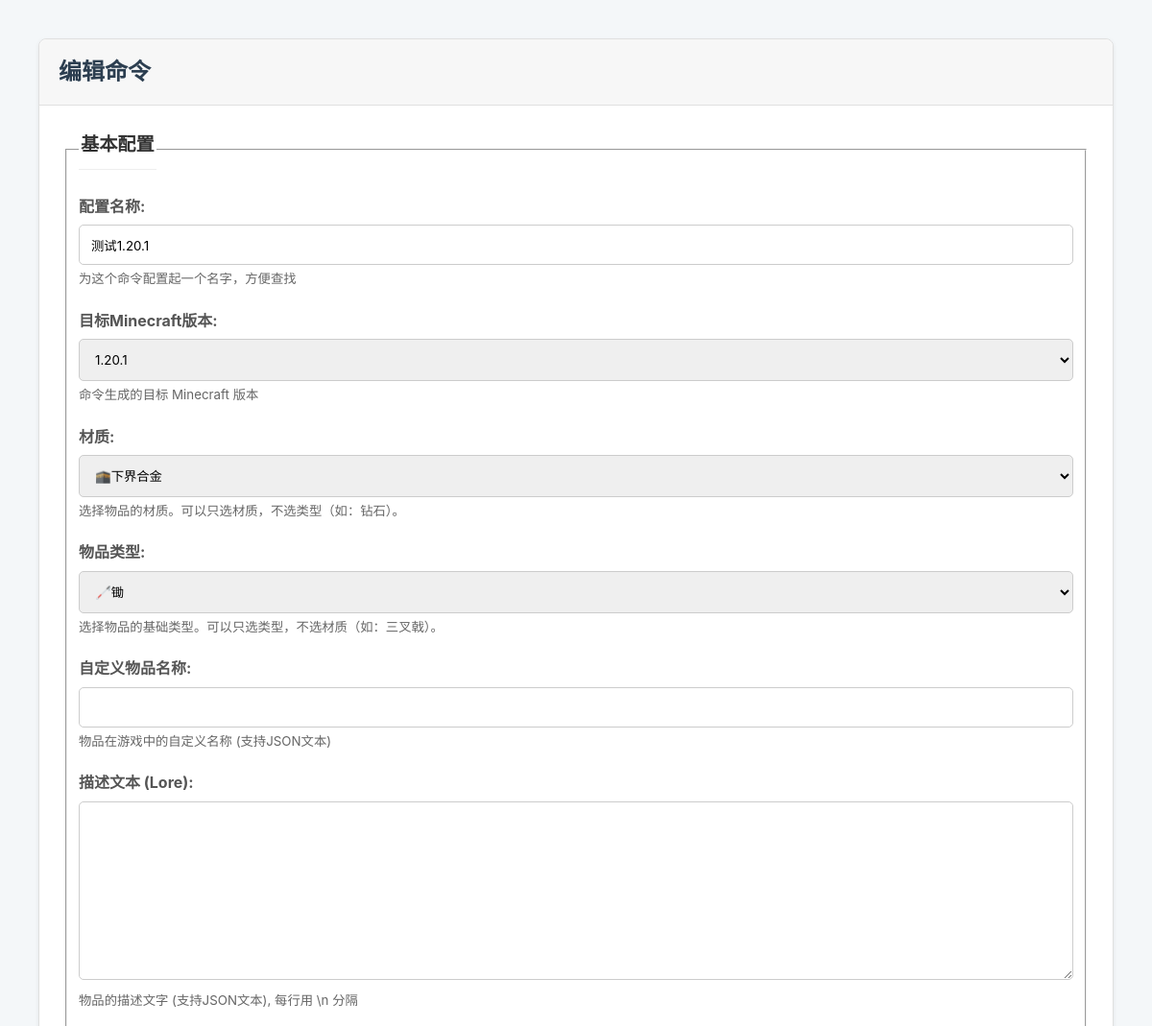
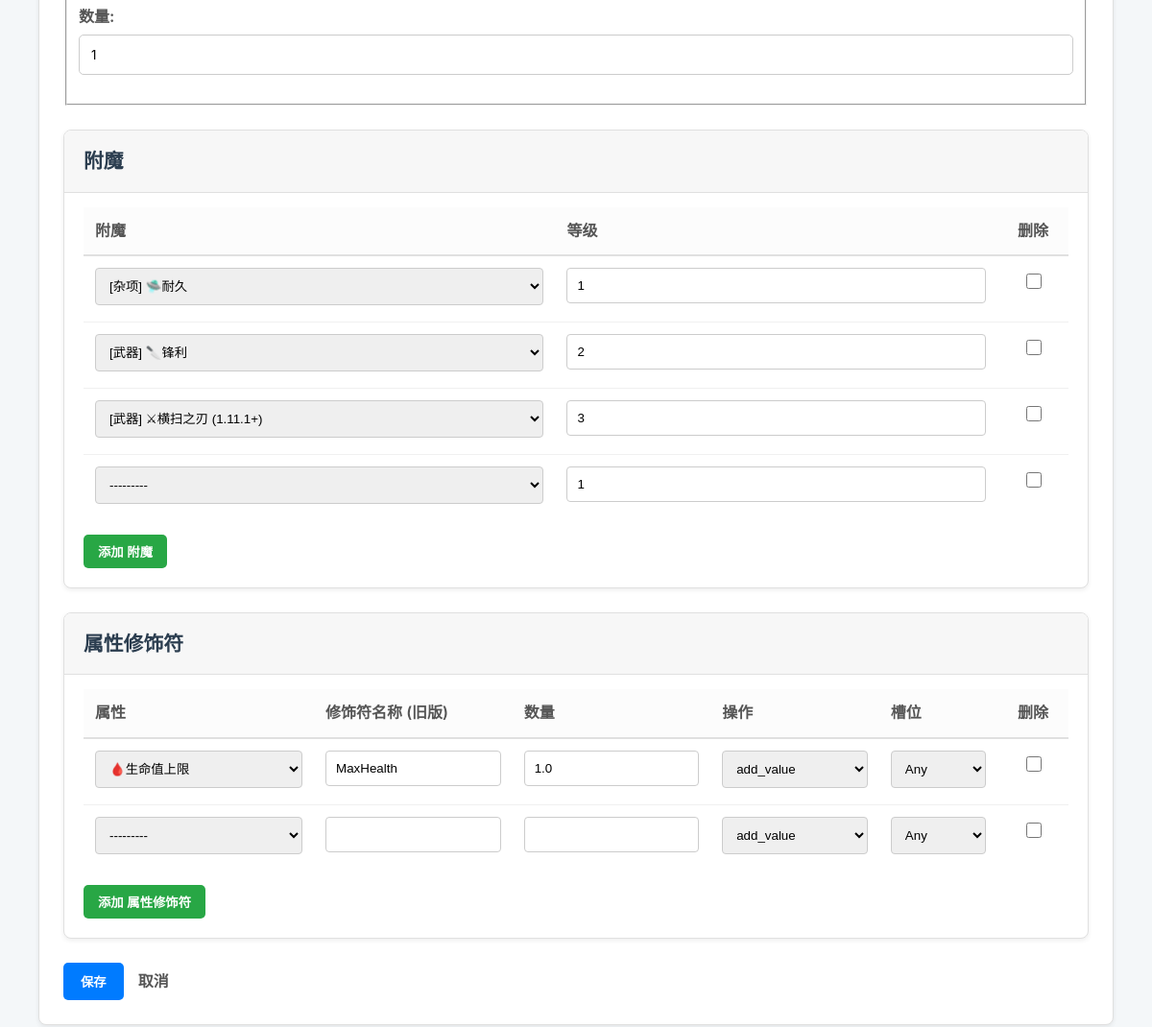
/MC_command/7/edit/ (signed in), run on an earlier commit of the app's database (2 pictures, top to bottom).
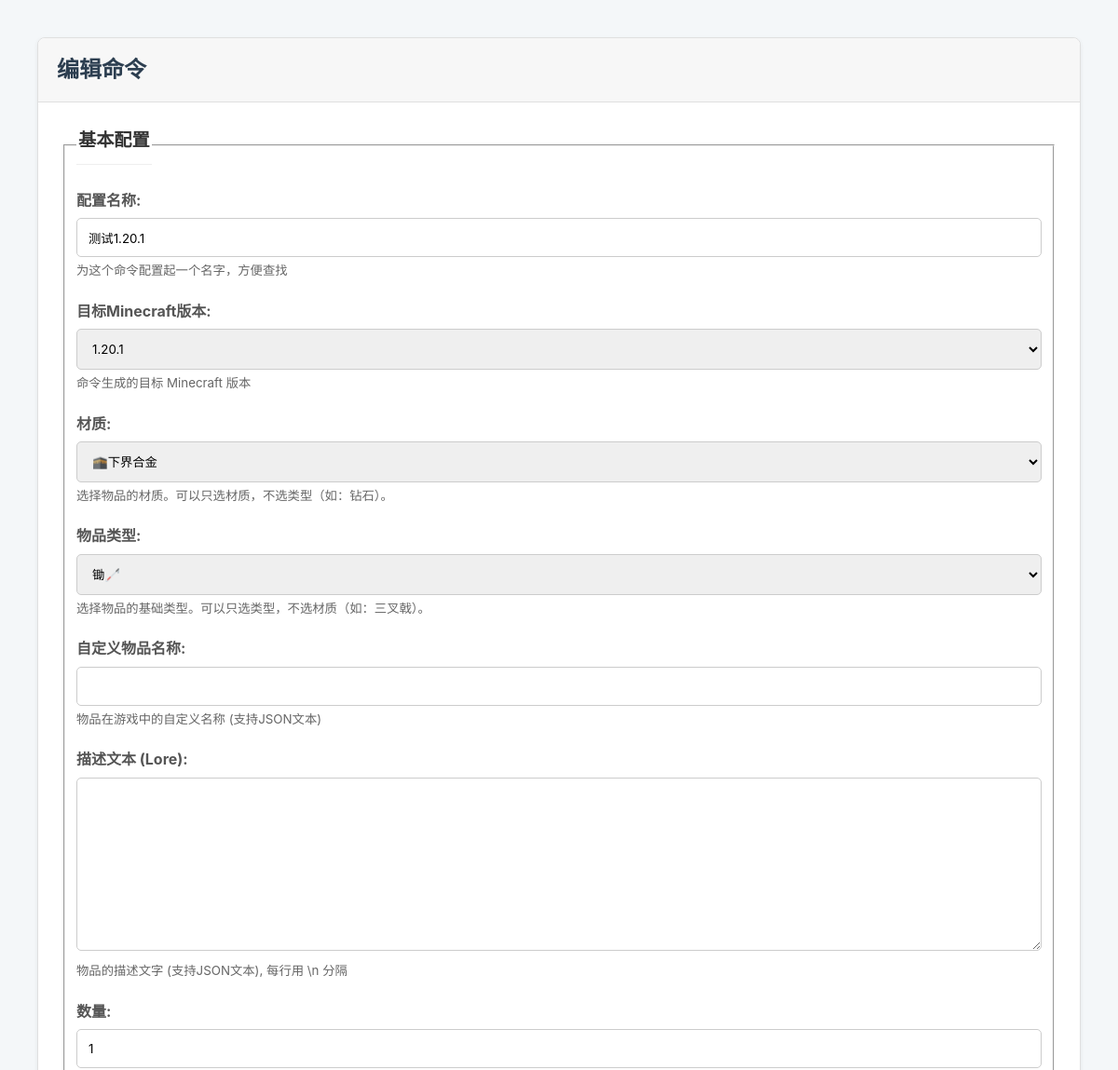
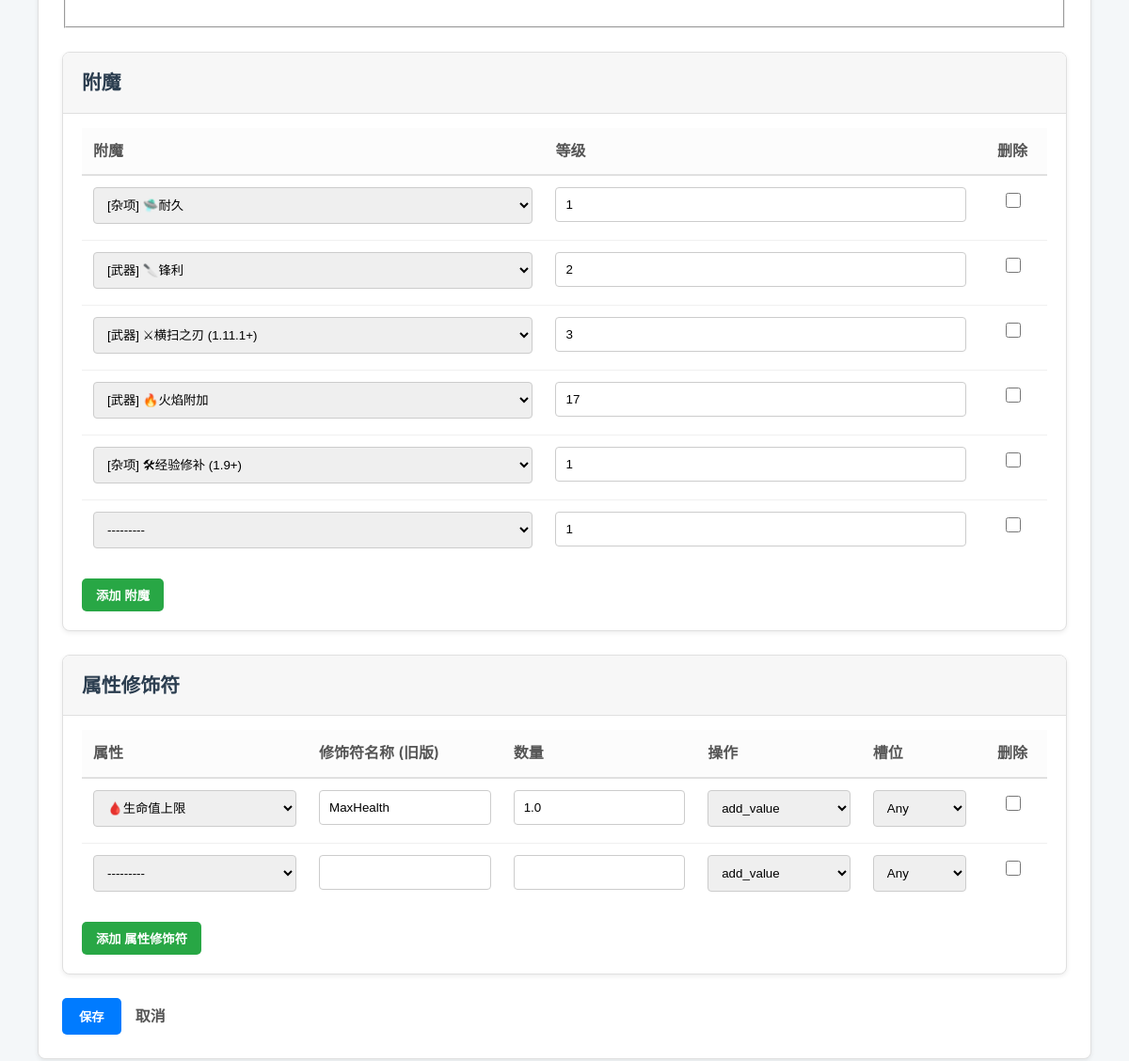
And on a later commit of the database (2 pictures, top to bottom).
### MC_command/models.py (models this page shows, shortened)
class GeneratedCommand(models.Model):
    user = models.ForeignKey(User, on_delete=models.CASCADE, related_name="commands")
    title = models.CharField(max_length=100, help_text="为这个命令配置起一个名字，方便查找")
    target_version = models.ForeignKey(MinecraftVersion, on_delete=models.PROTECT, help_text="命令生成的目标 Minecraft 版本")
    material = models.ForeignKey(Material, on_delete=models.PROTECT, null=True, blank=True, help_text="物品的材质")
    item_type = models.ForeignKey(ItemType, on_delete=models.PROTECT, null=True, blank=True, help_text="物品的基础类型")
    custom_name = models.CharField(max_length=255, blank=True, null=True, help_text="物品在游戏中的自定义名称 (支持JSON文本)")
    lore = models.TextField(blank=True, null=True, help_text="物品的描述文字 (支持JSON文本), 每行用 \\n 分隔")
    count = models.PositiveIntegerField(default=1)
    created_at = models.DateTimeField(auto_now_add=True)
    updated_at = models.DateTimeField(auto_now=True)
    class Meta:
        verbose_name = "物品配置"
        verbose_name_plural = "<0>完整物品配置"

### MC_command/views.py (the view)
# urls.py: path("<int:command_id>/edit/", views.edit, name="edit"),
@login_required
def edit(request, command_id):
    command_obj = get_object_or_404(GeneratedCommand, pk=command_id, user=request.user)
    FormSetClasses = {
        prefix: inlineformset_factory(GeneratedCommand, config['model'], form=config['form'], extra=1, can_delete=True, min_num=0)
        for prefix, config in COMPONENT_REGISTRY.items()
    }
    if request.method == 'POST':
        form = GeneratedCommandForm(request.POST, instance=command_obj)
        formsets = {prefix: FormSetClasses[prefix](request.POST, instance=command_obj, prefix=prefix) for prefix in COMPONENT_REGISTRY.keys()}
        if form.is_valid() and all(fs.is_valid() for fs in formsets.values()):
            try:
                with transaction.atomic():
                    form.save()
                    for formset in formsets.values():
                        formset.save()
                    return redirect(reverse('MC_command:detail', args=[command_obj.id]))
            except forms.ValidationError:
                pass
    else:
        form = GeneratedCommandForm(instance=command_obj)
        formsets = {prefix: FormSetClasses[prefix](instance=command_obj, prefix=prefix) for prefix in COMPONENT_REGISTRY.keys()}
    version_data = {v.pk: v.ordering_id for v in MinecraftVersion.objects.all()}
    item_type_data = {it.pk: {'type': it.function_type} for it in ItemType.objects.all()}
    component_data = {
        prefix: {'formset': formsets[prefix], 'verbose_name': config['verbose_name'], 'supported_types': json.dumps(config['supported_function_types'])}
        for prefix, config in COMPONENT_REGISTRY.items()
    }
    context = {
        'form': form,
        'component_data': component_data,
        'command': command_obj,
        'form_title': '编辑命令',
        'version_data_json': json.dumps(version_data),
        'item_type_data_json': json.dumps(item_type_data),
    }
    return render(request, 'MC_command/command_form.html', context)

### MC_command/forms.py (shortened to what this page needs)
class GeneratedCommandForm(forms.ModelForm):
    material = forms.ModelChoiceField(
        queryset=Material.objects.all(),
        required=False, # 允许为空
        label="材质",
        help_text="选择物品的材质。可以只选材质，不选类型（如：钻石）。"
    )
    item_type = forms.ModelChoiceField(
        queryset=ItemType.objects.all(),
        required=False, # 允许为空
        label="物品类型",
        help_text="选择物品的基础类型。可以只选类型，不选材质（如：三叉戟）。"
    )
    class Meta:
        model = GeneratedCommand
        fields = ['title', 'target_version', 'material', 'item_type', 'custom_name', 'lore', 'count']
        labels = {
            'title': '配置名称',
            'target_version': '目标Minecraft版本',
            'custom_name': '自定义物品名称',
            'lore': '描述文本 (Lore)',
            'count': '数量',
        }

### MC_command/models.py (called while the page is built)
    def __str__(self):
        return self.version_number

    def __str__(self):
        return self.display_name or self.system_name

    def __str__(self):
        return self.display_name or self.system_name

### MC_command/templates/MC_command/command_form.html (shortened to what this page needs)
{% extends 'MC_command/base.html' %}
{% block content %}
<div class="card">
    <div class="card-header"><h1>{{ form_title }}</h1></div>
    <div class="card-body">
        <form method="post" novalidate>
            <fieldset>
                <legend style="padding-bottom: 10px; border-bottom: 1px solid #eee; margin-bottom: 20px; font-weight: bold; font-size: 1.2em; color: #333;">基本配置</legend>
                {% for field in form %}
                    <div class="form-field">
                        {{ field.label_tag }}
                        {{ field }}
                        {% if field.help_text %}<small style="color: #666; display: block; margin-top: 4px;">{{ field.help_text }}</small>{% endif %}
                    </div>
                {% endfor %}
            </fieldset>
            {% for prefix, data in component_data.items %}
            <div class="inline-group component-group" id="{{ prefix }}-group"
                 data-prefix="{{ prefix }}"
                 data-supported-types="{{ data.supported_types }}"
                 style="display: none;">
                <h2>{{ data.verbose_name }}</h2>
                <div class="inline-group-content">
                    <table class="{% if prefix == 'attributes' %}attributes-table{% endif %}" id="{{ prefix }}-table">
                        <thead>
                            <tr>
                                {% for field in data.formset.empty_form.visible_fields %}
                                    {% if field.name != 'DELETE' %}
                                        <th {% if field.name == 'modifier_name' %}class="modifier-name-col"{% endif %}>{{ field.label }}</th>
                                    {% endif %}
                                {% endfor %}
                                {% if data.formset.can_delete %}<th class="delete-cell">删除</th>{% endif %}
                            </tr>
                        </thead>
                        <tbody id="{{ prefix }}-form-container">
                            {% for form in data.formset %}
                            <tr id="{{ form.prefix }}-row" class="dynamic-form">
                                {% for field in form.visible_fields %}
                                    {% if field.name != 'DELETE' %}
                                        <td {% if field.name == 'modifier_name' %}class="modifier-name-col"{% endif %}>
                                            {{ field }}
                                        </td>
                                    {% endif %}
                                {% endfor %}
                                {% if data.formset.can_delete %}
                                    <td class="delete-cell">{{ form.DELETE }}</td>
                                {% endif %}
                            </tr>
                            {% endfor %}
                        </tbody>
                    </table>
                    <button type="button" class="add-row-btn" data-formset-prefix="{{ prefix }}">添加 {{ data.verbose_name }}</button>
                </div>
            </div>
            {% endfor %}
            <div class="form-actions">
                <button type="submit" class="btn">保存</button>
                <a href="{% if command %}{% url 'MC_command:detail' command.id %}{% else %}{% url 'MC_command:index' %}{% endif %}" class="cancel-link">取消</a>
            </div>
        </form>
    </div>
</div>
{% endblock %}

What changed in the data, as far as the page shows it:
changed GeneratedCommand "测试1.20.1": item_type "🦯锄" → "锄🦯"
Also different on the page:
form field field: "---------" → "[武器] 🔥火焰附加"
form field field: "1" → "17"
new list line: "[杂项] 🛠经验修补 (1.9+) 1 ☐ --------- 1 ☐"
